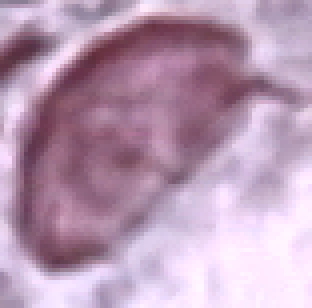
#> input picture Median and clahe Filters/test/carcinoma_in_situ_MC_filter/149143370-149143388-001 - Copy_filtered.png, 78 x 77 px (shown 4 times larger); its folder holds only this picture in this run
$ jupyter execute --allow-errors 'Augmentation Combine.ipynb'
#> lines starting #> are read from the running program, lines starting #| are printed output that depends on the picture
#> further down, image is the input picture: shape (77, 78, 3); mean B, G, R 179.6, 154.3, 184.9
[cell 1]
import os
import cv2

# List of classes from the Herlev dataset
classes = [
    'carcinoma_in_situ_MC_filter',
    'light_dysplastic_MC_filter',
    'moderate_dysplastic_MC_filter',
    'normal_columnar_MC_filter',
    'normal_intermediate_MC_filter',
    'normal_superficiel_MC_filter',
    'severe_dysplastic_MC_filter'
]

# Define the NLM filter function
def nlm_filter(image):
    filtered_image = cv2.fastNlMeansDenoisingColored(image, None, 10, 10, 7, 21)  # Adjust parameters as needed
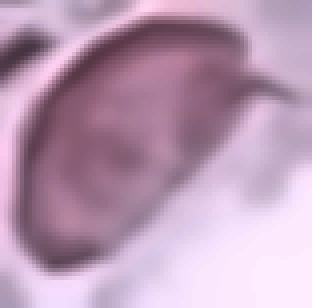
#> filtered_image: shape (77, 78, 3) (shown 4 times larger); mean R, G, B 185.6, 154.1, 179.7
    return filtered_image

# Base directories for the dataset
base_dir = 'Median and clahe Filters'
output_base_dir = 'NLM Filters Combined'

# Iterate over each class and each dataset split
#> (the rest of this cell did not finish here and is left out)


$ run again, on Median and clahe Filters/train/carcinoma_in_situ_MC_filter/153827595-153827669-001_filtered.png
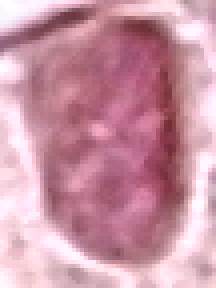
#> input picture Median and clahe Filters/train/carcinoma_in_situ_MC_filter/153827595-153827669-001_filtered.png, 54 x 72 px, found by its file name (shown 4 times larger)
#> image is the input picture: shape (72, 54, 3); mean B, G, R 164.7, 148.5, 202.4
#> in nlm_filter, `filtered_image = cv2.fastNlMeansDenoisingColored(image, None, 10, 10, ..`:
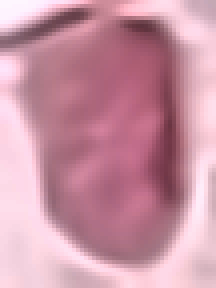
#> filtered_image: shape (72, 54, 3) (shown 4 times larger); mean R, G, B 201.4, 147.6, 164.3

$ run again, on Median and clahe Filters/train/carcinoma_in_situ_MC_filter/153830680-153830693-001_filtered.png
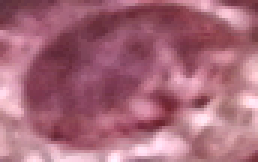
#> input picture Median and clahe Filters/train/carcinoma_in_situ_MC_filter/153830680-153830693-001_filtered.png, 86 x 54 px, found by its file name (shown 3 times larger)
#> image is the input picture: shape (54, 86, 3); mean B, G, R 120.9, 104.2, 166.9
#> in nlm_filter, `filtered_image = cv2.fastNlMeansDenoisingColored(image, None, 10, 10, ..`:
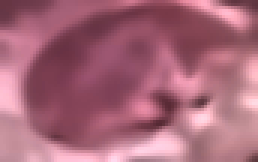
#> filtered_image: shape (54, 86, 3) (shown 3 times larger); mean R, G, B 166.7, 103, 120.2

$ run again, on Median and clahe Filters/test/carcinoma_in_situ_MC_filter/149148669-149148707-003 - Copy_filtered.png
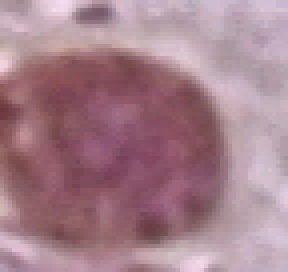
#> input picture Median and clahe Filters/test/carcinoma_in_situ_MC_filter/149148669-149148707-003 - Copy_filtered.png, 72 x 68 px (shown 4 times larger)
#> image is the input picture: shape (68, 72, 3); mean B, G, R 139.6, 128.3, 165.2
#> in nlm_filter, `filtered_image = cv2.fastNlMeansDenoisingColored(image, None, 10, 10, ..`:
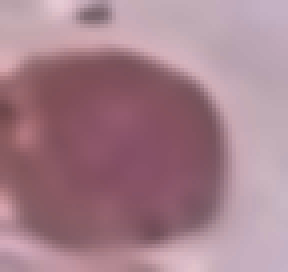
#> filtered_image: shape (68, 72, 3) (shown 4 times larger); mean R, G, B 164.8, 127.5, 139
